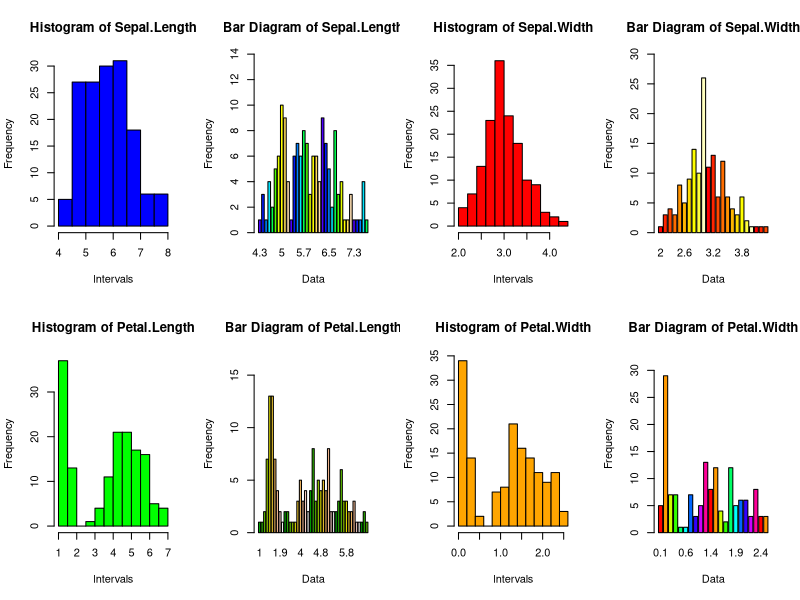

Write R code to recreate this figure.

clc <- function(){
  cat("\014")
}

clc()

################################################################################

# a)

data(iris)
head(iris)


# b)

sl = iris$Sepal.Length
print("Category: Sepal.Length")
print(paste0("The Mean is: ", round(mean(sl), 3)))
print(paste0("The Median is: ", round(median(sl), 3)))
print(paste0("The Max is: ", max(sl)))
print(paste0("The Min is: ", min(sl)))
print(paste0("The Range is: ", range(sl)[1], " - ", range(sl)[2]))
print(paste0("The Variance is: ", round(var(sl), 3)))
print(paste0("The Standard Deviation is: ", round(sd(sl), 3)))

sw = iris$Sepal.Width
print("Category: Sepal.Width")
print(paste0("The Mean is: ", round(mean(sw), 3)))
print(paste0("The Median is: ", round(median(sw), 3)))
print(paste0("The Max is: ", max(sw)))
print(paste0("The Min is: ", min(sw)))
print(paste0("The Range is: ", range(sw)[1], " - ", range(sw)[2]))
print(paste0("The Variance is: ", round(var(sw), 3)))
print(paste0("The Standard Deviation is: ", round(sd(sw), 3)))

pl = iris$Petal.Length
print("Category: Petal.Length")
print(paste0("The Mean is: ", round(mean(pl), 3)))
print(paste0("The Median is: ", round(median(pl), 3)))
print(paste0("The Max is: ", max(pl)))
print(paste0("The Min is: ", min(pl)))
print(paste0("The Range is: ", range(pl)[1], " - ", range(pl)[2]))
print(paste0("The Variance is: ", round(var(pl), 3)))
print(paste0("The Standard Deviation is: ", round(sd(pl), 3)))

pw = iris$Petal.Width
print("Category: Petal.Width")
print(paste0("The Mean is: ", round(mean(pw), 3)))
print(paste0("The Median is: ", round(median(pw), 3)))
print(paste0("The Max is: ", max(pw)))
print(paste0("The Min is: ", min(pw)))
print(paste0("The Range is: ", range(pw)[1], " - ", range(pw)[2]))
print(paste0("The Variance is: ", round(var(pw))))
print(paste0("The Standard Deviation is: ", round(sd(pw), 3)))


# c) and d)

par(mfrow = c(2, 4))

hist(sl, main = "Histogram of Sepal.Length", xlab = "Intervals", col = "blue")
table_sl = table(sl)
barplot(table_sl, main = "Bar Diagram of Sepal.Length", xlab = "Data", ylab = "Frequency", col = topo.colors(10), ylim = c(0, max(table_sl)+4))

hist(sw, main = "Histogram of Sepal.Width", xlab = "Intervals", col = "red")
table_sw = table(sw)
barplot(table_sw, main = "Bar Diagram of Sepal.Width", xlab = "Data", ylab = "Frequency", col = heat.colors(10), ylim = c(0, max(table_sw)+4))

hist(pl, main = "Histogram of Petal.Length", xlab = "Intervals", col = "green")
table_pl = table(pl)
barplot(table_pl, main = "Bar Diagram of Petal.Length", xlab = "Data", ylab = "Frequency", col = terrain.colors(10), ylim = c(0, max(table_pl)+4))

hist(pw, main = "Histogram of Petal.Width", xlab = "Intervals", col = "orange")
table_pw = table(pw)
barplot(table_pw, main = "Bar Diagram of Petal.Width", xlab = "Data", ylab = "Frequency", col = rainbow(10), ylim = c(0, max(table_pw)+4))
